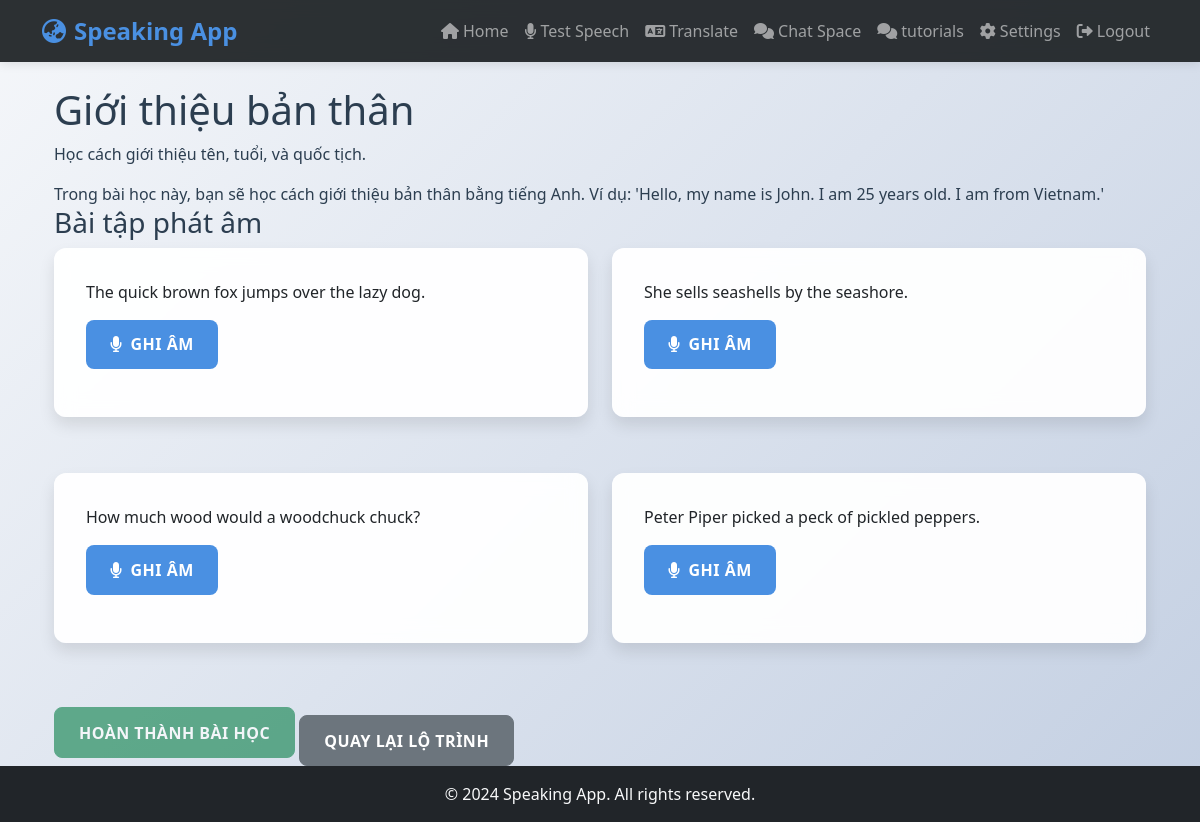
The page /tutorials/tutorials/lesson/1 (signed in) on the database as committed earlier.
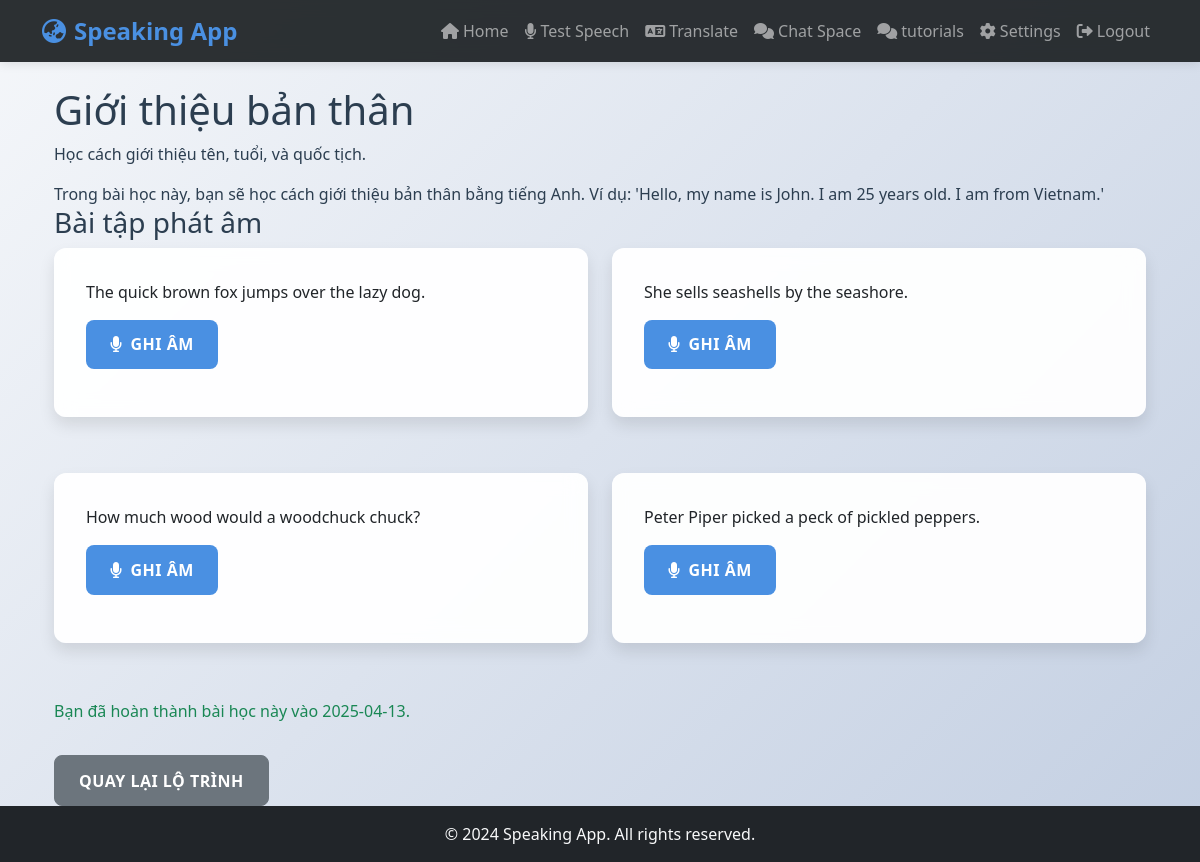
The same page on the database as committed later.
### models/models.py (models this page shows)
class Lesson(db.Model):
    __tablename__ = 'lessons'
    lesson_id = db.Column(db.Integer, primary_key=True)
    level_id = db.Column(db.Integer, db.ForeignKey('levels.level_id'), nullable=False)
    title = db.Column(db.String(200), nullable=False)
    description = db.Column(db.Text)
    content = db.Column(db.Text)
    progress = db.relationship('UserProgress', backref='lesson', lazy=True)

class SampleSentence(db.Model):
    __tablename__ = 'sample_sentences'
    sentence_id = db.Column(db.Integer, primary_key=True)
    test_id = db.Column(db.Integer, db.ForeignKey('tests.test_id'), nullable=False)
    sentence_text = db.Column(db.Text, nullable=False)
    correctAudio_file = db.Column(db.String(200))
    speech_tests = db.relationship('SpeechTest', backref='sentence', lazy=True)

class UserProgress(db.Model):
    __tablename__ = 'user_progress'
    progress_id = db.Column(db.Integer, primary_key=True)
    user_id = db.Column(db.Integer, db.ForeignKey('users.id'), nullable=False)
    lesson_id = db.Column(db.Integer, db.ForeignKey('lessons.lesson_id'), nullable=False)
    completion_status = db.Column(db.Boolean, default=False)
    score = db.Column(db.Float)
    completed_at = db.Column(db.DateTime)

### modules/tutorials.py (the view)
@tutorials_bp.route('/tutorials/lesson/<int:lesson_id>')
@login_required
def lesson_detail(lesson_id):
    lesson = Lesson.query.get_or_404(lesson_id)
    progress = UserProgress.query.filter_by(user_id=current_user.id, lesson_id=lesson_id).first()
    if not progress:
        progress = UserProgress(user_id=current_user.id, lesson_id=lesson_id, completion_status=False)
        db.session.add(progress)
        db.session.commit()
    level = Level.query.get(lesson.level_id)
    speech_test = Test.query.filter_by(level_id=level.level_id, test_type='speech').first()
    pronunciation_sentences = SampleSentence.query.filter_by(test_id=speech_test.test_id).all() if speech_test else []
    return render_template('lesson.html', lesson=lesson, progress=progress, pronunciation_sentences=pronunciation_sentences)

### app.py (called while the page is built)
@login_manager.user_loader
def load_user(user_id):
    return db.session.get(User, int(user_id))

### templates/lesson.html (shortened to what this page needs)
{% extends "base.html" %}
{% block content %}
    <div class="container">
        <h1>{{ lesson.title }}</h1>
        <p>{{ lesson.description }}</p>
        <div>{{ lesson.content | safe }}</div>
        <h3>Bài tập phát âm</h3>
        <div class="row">
            {% for sentence in pronunciation_sentences %}
                <div class="col-md-6 mb-4">
                    <div class="sentence-card card">
                        <div class="card-body">
                            <p class="card-text">{{ sentence.sentence_text }}</p>
                            <button class="btn btn-primary record-btn" data-sentence="{{ sentence.sentence_text }}" data-id="{{ loop.index0 }}">
                                <i class="fas fa-microphone me-2"></i>Ghi âm
                            </button>
                        </div>
                    </div>
                </div>
            {% endfor %}
        </div>
        {% if not progress.completion_status %}
            <button id="complete-btn" class="btn btn-success" disabled>Hoàn thành bài học</button>
        {% else %}
            <p class="text-success">Bạn đã hoàn thành bài học này vào {{ progress.completed_at.strftime('%Y-%m-%d') }}.</p>
        {% endif %}
        <a href="{{ url_for('tutorials.tutorials') }}" class="btn btn-secondary mt-3">Quay lại lộ trình</a>
    </div>
{% endblock %}

### templates/base.html (shortened to what this page needs)
<!DOCTYPE html>
<html lang="en">
<head>
    <link href="https://cdn.jsdelivr.net/npm/bootstrap@5.3.2/dist/css/bootstrap.min.css" rel="stylesheet">
    <link href="https://cdnjs.cloudflare.com/ajax/libs/font-awesome/6.0.0/css/all.min.css" rel="stylesheet">
    <link href="{{ url_for('static', filename='styles.css') }}" rel="stylesheet">
</head>
<body>
    <nav class="navbar navbar-expand-lg navbar-dark">
        <div class="container">
            <a class="navbar-brand" href="{{ url_for('home') }}">
                <i class="fas fa-globe-asia me-2"></i>Speaking App
            </a>
            <div class="collapse navbar-collapse" id="navbarNav">
                <ul class="navbar-nav ms-auto">
                    <li class="nav-item">
                        <a class="nav-link" href="{{ url_for('home') }}">
                            <i class="fas fa-home me-1"></i>Home
                        </a>
                    </li>
                    {% if current_user.is_authenticated %}
                    <li class="nav-item">
                        <a class="nav-link" href="{{ url_for('speech.speech_to_text') }}">
                            <i class="fas fa-microphone me-1"></i>Test Speech
                        </a>
                    </li>
                    <li class="nav-item">
                        <a class="nav-link" href="{{ url_for('translate.translate_text') }}">
                            <i class="fas fa-language me-1"></i>Translate
                        </a>
                    </li>
                    <li class="nav-item">
                        <a class="nav-link" href="{{ url_for('chatting.chat_page') }}">
                            <i class="fas fa-comments me-1"></i>Chat Space
                        </a>
                    </li>
                    <li class="nav-item">
                        <a class="nav-link" href="{{ url_for('tutorials.tutorials') }}">
                            <i class="fas fa-comments me-1"></i>tutorials
                        </a>
                    </li>
                    <li class="nav-item">
                        <a class="nav-link" href="{{ url_for('settings') }}">
                            <i class="fas fa-cog me-1"></i>Settings
                        </a>
                    </li>
                    <li class="nav-item">
                        <a class="nav-link" href="{{ url_for('logout') }}">
                            <i class="fas fa-sign-out-alt me-1"></i>Logout
                        </a>
                    </li>
                    {% else %}
                    <li class="nav-item">
                        <a class="nav-link" href="{{ url_for('settings') }}">
                            <i class="fas fa-cog me-1"></i>Settings
                        </a>
                    </li>
                    {% endif %}
                </ul>
            </div>
        </div>
    </nav>
    <div class="container mt-4">
        {% block content %}{% endblock %}
    </div>
    <footer class="footer mt-auto py-3 bg-dark text-light">
        <div class="container text-center">
            <span>© 2024 Speaking App. All rights reserved.</span>
        </div>
    </footer>
</body>
</html>

### static/styles.css (style rules this page uses)
:root { --primary-color: #4a90e2; --secondary-color: #f5f6fa; --accent-color: #2ecc71; --danger-color: #e74c3c; --warning-color: #f1c40f; --text-color: #2c3e50; --border-radius: 12px; --transition: all 0.3s ease; --box-shadow: 0 8px 16px rgba(0, 0, 0, 0.1); }
body { background: linear-gradient(135deg, #f5f7fa 0%, #c3cfe2 100%); min-height: 100vh; font-family: "Segoe UI", Tahoma, Geneva, Verdana, sans-serif; color: var(--text-color); }
.navbar { background: rgba(33, 37, 41, 0.95) !important; backdrop-filter: blur(10px); box-shadow: 0 2px 10px rgba(0, 0, 0, 0.1); transition: var(--transition); }
.navbar-brand { font-weight: 700; font-size: 1.5rem; color: var(--primary-color) !important; }
.nav-link { position: relative; padding: 0.5rem 1rem; transition: var(--transition); }
.nav-link::after { content: ""; position: absolute; bottom: 0; left: 50%; width: 0; height: 2px; background: var(--primary-color); transition: var(--transition); transform: translateX(-50%); }
.card { background: rgba(255, 255, 255, 0.95); border: none; border-radius: var(--border-radius); box-shadow: var(--box-shadow); transition: var(--transition); backdrop-filter: blur(10px); margin-bottom: 2rem; }
.card-body { padding: 2rem; }
.btn { border-radius: 8px; padding: 0.8rem 1.5rem; font-weight: 600; transition: var(--transition); text-transform: uppercase; letter-spacing: 0.5px; }
.btn-primary { background: var(--primary-color); border: none; }

Rows that differ between the two databases and show on the page:
now on this page (row edited): UserProgress: completed_at "2025-04-13"
changed UserProgress: completion_status False → True (drawn)
Other text that changed with them:
text no longer shown: "HOÀN THÀNH BÀI HỌC"
text now shown: "Bạn đã hoàn thành bài học này vào ."
